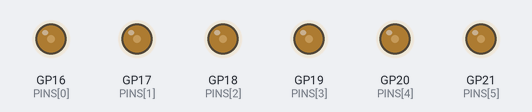
Recording of a program running on a simulated Raspberry Pi Pico running MicroPython. Parts: output pins drawn as LEDs (lit = HIGH). What the program prints to the serial console is not drawn.

Above: at 0.1 s.
Timing chart, 0 to 8.5 s (numbered marks = the images above):
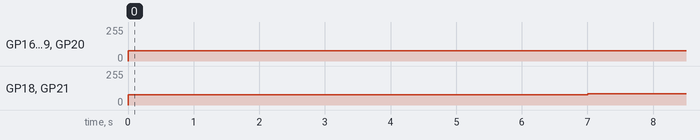

Measured:
- by itself, GP16 (PINS[0]), GP17 (PINS[1]), GP19 (PINS[3]), GP20 (PINS[4]): 0/255 → 77/255 at 0.00 s
- by itself, GP18 (PINS[2]), GP21 (PINS[5]): 0/255 → 77/255 at 0.00 s, → 83/255 7.0 s later

The program:

control_4.0_mycropython.py
```python
from machine import Pin, PWM
from utime import sleep

FREQ = 200 # 50 - 400 Hz

PINS = [16, 17, 18, 19, 20, 21]
# 0 - Front left
# 1 - Front right
# 2 - Middle right
# 3 - Middle left
# 4 - Back right
# 5 - Back left

motores = []

rest_value = int(98.3144 * FREQ) # Equivalente a 1500 us

def init_esc():
    """
    Inicializa o ESC, passa um PWM de 1500us e mantem por 7 segundos, que é o tempo que o ESC
    precisa, para então o motor estar pronto para ser usado
    """

    print("Starting . . .")

    for i in PINS:
        motor = PWM(Pin(i), freq = FREQ)
        motor.duty_u16(rest_value)
        motores.append(motor)

    print(int((15.2587890625 * rest_value) / FREQ)) # shows the PWM used

    sleep(7)

def motors_control(actions):
    """
    Function that takes an argument with movement instruction and decides how the motors will be activated

    Parameters:

    - action       : action that should be execute

    actions:
    - "UP"         : move the AUV up, turning on the motors 3 and 6 in the forward direction.
    - "DOWN"       : move the AUV down, turning on the motors 3 and 6 in the reverse direction.
    - "FRONT"      : move the AUV front, turning on the motors 1 and 2 in the reverse direction and the motors 4 and 5 in the forward direction.
    - "BACK"       : move the AUV back, turning on the motors 1 and 2 in the forward direction and the motors 4 and 5 in the reverse direction.
    - "RIGHT"      : move the AUV right, turning on the motors 2 and 4 in the forward direction and the motors 1 and 5 in the reverse direction.
    - "LEFT"       : move the AUV left, turning on the motors 1 and 5 in the forward direction and the motors 2 and 4 in the reverse direction.
    - "TURN RIGHT" : turn the AUV right, turning on the motors 2 and 5 in the forward direction and the motors 1 and 4 in the reverse direction.
    - "TURN LEFT"  : turn the AUV left, turning on the motors 1 and 4 in the forward direction and the motors 2 and 5 in the reverse direction.

    Return:
    None
    """

    for action, value in actions.items():
        forward_value = convert_forward(value)
        reverse_value = convert_reverse(value)

        if action == "UP":
            motores[2].duty_u16(forward_value)
            motores[5].duty_u16(forward_value)
        elif action == "DOWN":
            motores[2].duty_u16(reverse_value)
            motores[5].duty_u16(reverse_value)

        if action == "FRONT":
            motores[0].duty_u16(reverse_value)
            motores[1].duty_u16(reverse_value)
            motores[3].duty_u16(forward_value)
            motores[4].duty_u16(forward_value)
        if action == "BACK":
            motores[0].duty_u16(forward_value)
            motores[1].duty_u16(forward_value)
            motores[3].duty_u16(reverse_value)
            motores[4].duty_u16(reverse_value)
        if action == "RIGHT":
            motores[0].duty_u16(reverse_value)
            motores[1].duty_u16(forward_value)
            motores[3].duty_u16(forward_value)
            motores[4].duty_u16(reverse_value)
        if action == "LEFT":
            motores[0].duty_u16(forward_value)
            motores[1].duty_u16(reverse_value)
            motores[3].duty_u16(reverse_value)
            motores[4].duty_u16(forward_value)
        if action == "TURN RIGHT":
            motores[0].duty_u16(reverse_value)
            motores[1].duty_u16(forward_value)
            motores[3].duty_u16(reverse_value)
            motores[4].duty_u16(forward_value)
        if action == "TURN LEFT":
            motores[0].duty_u16(forward_value)
            motores[1].duty_u16(reverse_value)
            motores[3].duty_u16(forward_value)
            motores[4].duty_u16(reverse_value)
        if action == "STOP":
            motores[0].duty_u16(rest_value)
            motores[1].duty_u16(rest_value)
            motores[2].duty_u16(rest_value)
            motores[3].duty_u16(rest_value)
            motores[4].duty_u16(rest_value)
            motores[5].duty_u16(rest_value)

def convert_forward(percent_value):
    """
    Recebe um valor de 0% a 100% e converte em uma valor de PWM equivalente entre 1500us e 1900us para que o
    motor "gire para frente"

    Input:
    - percent_value: valor entre 0 e 100 %
    """

    duty = int(FREQ * (0.262144 * percent_value + 98.35)) # Encontra o valor do duty cicle correspontende
    print(int((15.2587890625 * duty) / FREQ)) # Exibe a frequencia usada
    return duty

def convert_reverse(percent_value):
    """
    Recebe um valor de 0% a 100% e converte em uma valor de PWM equivalente entre 1500us e 1100us para que o
    motor "gire para trás"

    Input:
    - percent_value: valor entre 0 e 100 %
    """

    duty = int(FREQ * (98.35 - 0.262144 * percent_value)) # Encontra o valor do duty cicle correspontende
    print(int((15.2587890625 * duty) / FREQ)) # Exibe a frequencia usada
    return duty

def finalize_esc():
    """
    Finaliza a execução do ESC, passa um PWM de 1500us para que o motor pare
    """

    print("Finishing . . .")

    for motor in motores:
        motor.duty_u16(rest_value)
        motor.duty_u16(0)

# Test
if __name__ == "__main__":
    """
    Algoritmo para testar o motor usando micropython
    """

    init_esc()

    # NÃO PASSAR DE 30% COM A FONTE DE 3A

    motors_control({"UP": 30})
    sleep(100)
    motors_control({"FRONT": 40})
    sleep(30)
    motors_control({"LEFT": 20})
    sleep(100)

    finalize_esc()
```
